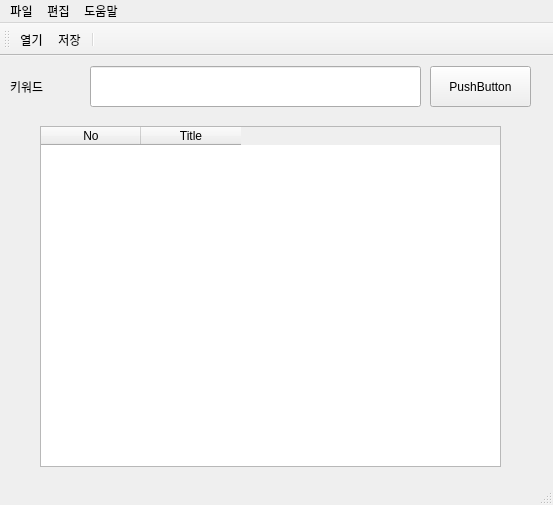
<?xml version="1.0" encoding="UTF-8"?>
<ui version="4.0">
 <class>MainWindow</class>
 <widget class="QMainWindow" name="MainWindow">
  <property name="geometry">
   <rect>
    <x>0</x>
    <y>0</y>
    <width>553</width>
    <height>505</height>
   </rect>
  </property>
  <property name="windowTitle">
   <string>MainWindow</string>
  </property>
  <widget class="QWidget" name="centralwidget">
   <widget class="QLabel" name="label">
    <property name="geometry">
     <rect>
      <x>10</x>
      <y>10</y>
      <width>81</width>
      <height>41</height>
     </rect>
    </property>
    <property name="styleSheet">
     <string notr="true">font: 75 16pt &quot;HY나무B&quot;;</string>
    </property>
    <property name="text">
     <string>키워드</string>
    </property>
   </widget>
   <widget class="QLineEdit" name="txtKeyword">
    <property name="geometry">
     <rect>
      <x>90</x>
      <y>10</y>
      <width>331</width>
      <height>41</height>
     </rect>
    </property>
   </widget>
   <widget class="QPushButton" name="btnSearch">
    <property name="geometry">
     <rect>
      <x>430</x>
      <y>10</y>
      <width>101</width>
      <height>41</height>
     </rect>
    </property>
    <property name="text">
     <string>PushButton</string>
    </property>
   </widget>
   <widget class="QTableWidget" name="resultTable">
    <property name="geometry">
     <rect>
      <x>40</x>
      <y>70</y>
      <width>461</width>
      <height>341</height>
     </rect>
    </property>
    <column>
     <property name="text">
      <string>No</string>
     </property>
    </column>
    <column>
     <property name="text">
      <string>Title</string>
     </property>
    </column>
   </widget>
  </widget>
  <widget class="QMenuBar" name="menubar">
   <property name="geometry">
    <rect>
     <x>0</x>
     <y>0</y>
     <width>553</width>
     <height>21</height>
    </rect>
   </property>
   <widget class="QMenu" name="menu">
    <property name="title">
     <string>파일</string>
    </property>
    <addaction name="actionOpen"/>
    <addaction name="actionSave"/>
   </widget>
   <widget class="QMenu" name="menu_2">
    <property name="title">
     <string>편집</string>
    </property>
   </widget>
   <widget class="QMenu" name="menu_3">
    <property name="title">
     <string>도움말</string>
    </property>
   </widget>
   <addaction name="menu"/>
   <addaction name="menu_2"/>
   <addaction name="menu_3"/>
  </widget>
  <widget class="QStatusBar" name="statusbar"/>
  <widget class="QToolBar" name="toolBar">
   <property name="windowTitle">
    <string>toolBar</string>
   </property>
   <attribute name="toolBarArea">
    <enum>TopToolBarArea</enum>
   </attribute>
   <attribute name="toolBarBreak">
    <bool>false</bool>
   </attribute>
   <addaction name="actionOpen"/>
   <addaction name="actionSave"/>
   <addaction name="separator"/>
  </widget>
  <action name="actionOpen">
   <property name="checkable">
    <bool>true</bool>
   </property>
   <property name="icon">
    <iconset>
     <normaloff>C:/Users/USER/Pictures/open.JPG</normaloff>
     <normalon>C:/Users/USER/Pictures/save.jpg</normalon>C:/Users/USER/Pictures/open.JPG</iconset>
   </property>
   <property name="text">
    <string>열기</string>
   </property>
  </action>
  <action name="actionSave">
   <property name="checkable">
    <bool>true</bool>
   </property>
   <property name="icon">
    <iconset>
     <normalon>C:/Users/USER/Pictures/save.jpg</normalon>
    </iconset>
   </property>
   <property name="text">
    <string>저장</string>
   </property>
  </action>
 </widget>
 <resources/>
 <connections/>
</ui>
